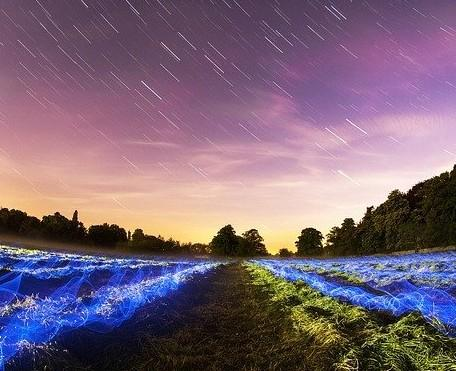
#> input picture samples/landscape.jpg, 456 x 371 px
$ python -i vintage.py   (imports and definitions only)
#> lines starting #> are read from the running program, lines starting #| are printed output that depends on the picture
#> further down, picture is the input picture: PIL image 456x371 RGB; mean R, G, B 123.7, 101.4, 119.1
"""
Vintage film effect filter
Adds authentic film grain, color grading, and light leaks
"""

try:
    from PIL import Image, ImageFilter, ImageEnhance, ImageOps
    import numpy as np
    PIL_AVAILABLE = True
except ImportError:
    PIL_AVAILABLE = False

import os
import base64
import subprocess
import platform

def apply(img):
    """Apply vintage film effect to image"""

    if not PIL_AVAILABLE:
        raise ImportError("PIL/Pillow not available")

    # Convert to RGB if necessary
    if img.mode != 'RGB':
        img = img.convert('RGB')

    # Step 1: Adjust color balance for vintage look
    enhancer = ImageEnhance.Color(img)
    img = enhancer.enhance(0.8)  # Reduce saturation

    # Step 2: Add warmth
    r, g, b = img.split()
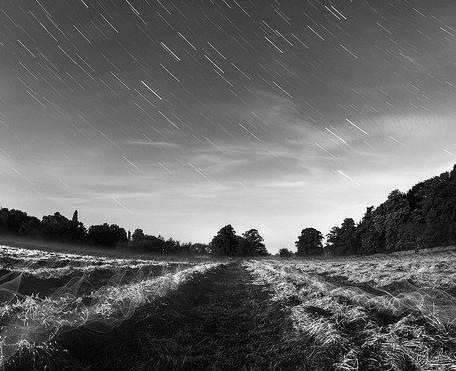
#> g: PIL image 456x371 L; min 0, max 254, mean 102.7
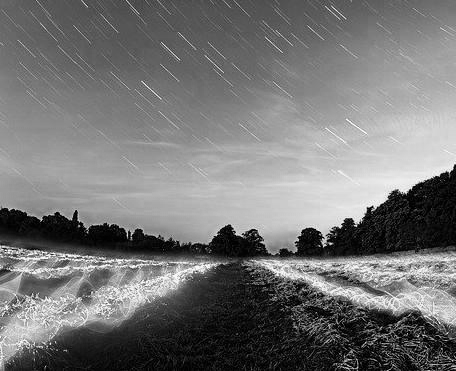
#> b: PIL image 456x371 L; min 0, max 254, mean 116.9
    r = r.point(lambda i: i * 1.1)
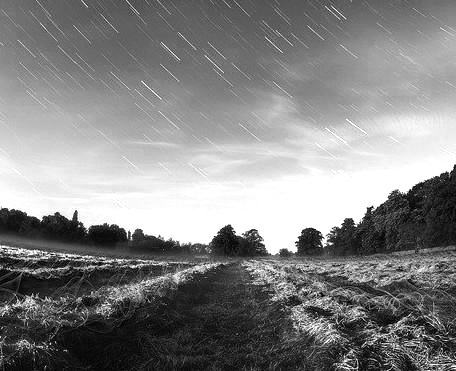
#> r: PIL image 456x371 L; min 0, max 255, mean 131.8
    g = g.point(lambda i: i * 1.05)
    img = Image.merge('RGB', (r, g, b))
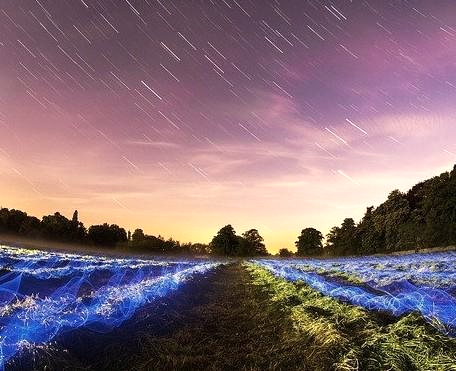
#> img: PIL image 456x371 RGB; mean R, G, B 131.8, 107.9, 116.9

    # Step 3: Add slight blur for film softness
    img = img.filter(ImageFilter.GaussianBlur(radius=0.5))

    # Step 4: Load and apply film grain texture
    grain_texture = generate_film_grain(img.size)
    if grain_texture:
        img = apply_texture(img, grain_texture)

    # Step 5: Add vignette effect
    img = add_vignette(img)


    return img

def generate_film_grain(size):
    """Generate authentic film grain texture"""
#> called with size = (456, 371)
    width, height = size

    # Create noise array
    grain = np.random.randint(0, 30, (height, width, 3), dtype=np.uint8)
    grain_img = Image.fromarray(grain, 'RGB')
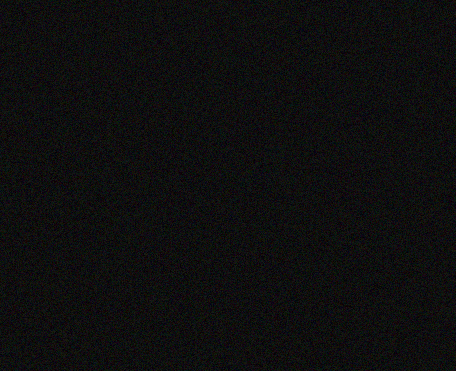
#> grain_img: PIL image 456x371 RGB; mean R, G, B 14.5, 14.5, 14.5

    return grain_img

def apply_texture(img, texture):
    """Blend texture with image"""
    # Convert images to numpy arrays
    img_array = np.array(img)
    texture_array = np.array(texture)

    # Blend using screen mode
    result = img_array + texture_array - (img_array * texture_array) / 255
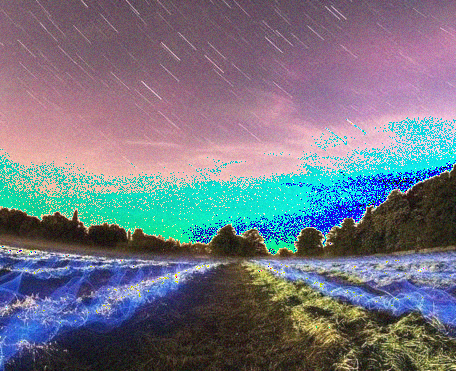
#> result: shape (371, 456, 3) float64; mean R, G, B 114.6, 117.4, 130.3; drawn with min black and max white
    result = np.clip(result, 0, 255).astype(np.uint8)

    return Image.fromarray(result)

def add_vignette(img):
    """Add subtle vignette effect"""
    width, height = img.size
#> width = 456; height = 371

    # Create radial gradient
    x = np.linspace(-1, 1, width)
#> x = 456 values from -1 to 1
    y = np.linspace(-1, 1, height)
#> y = 371 values from -1 to 1
    X, Y = np.meshgrid(x, y)

    # Calculate distance from center
    vignette = 1 - np.sqrt(X**2 + Y**2) * 0.7
    vignette = np.clip(vignette, 0.3, 1)

    # Apply vignette
    img_array = np.array(img)
    for i in range(3):  # RGB channels
        img_array[:,:,i] = img_array[:,:,i] * vignette
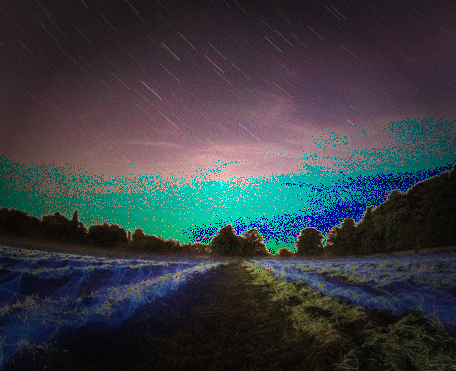
#> img_array: shape (371, 456, 3); mean R, G, B 55.5, 60.4, 65.6

    return Image.fromarray(img_array.astype(np.uint8))

>>> from PIL import Image
>>> picture = Image.open('../samples/landscape.jpg')
>>> result = apply(picture)
